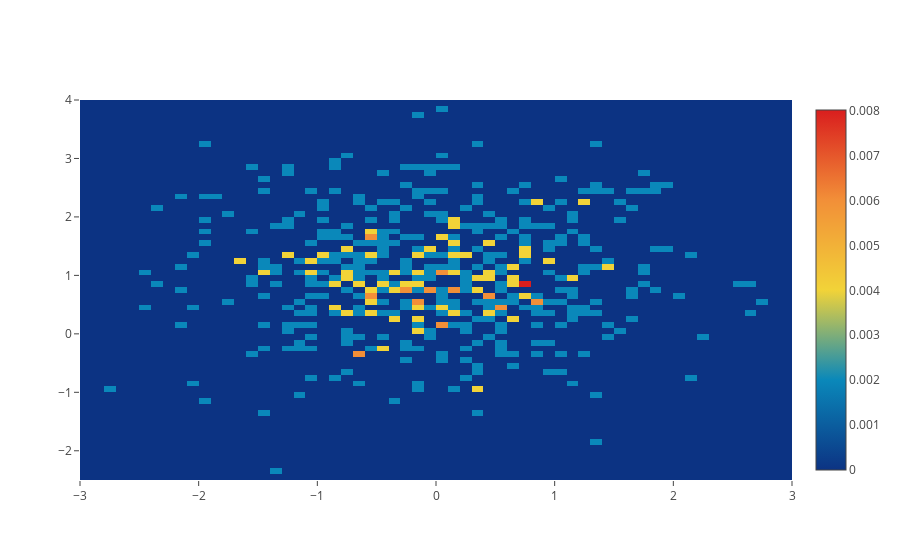

Notebook cell for this chart:
### Markdown cell above
# 2D Histogram Binning and Styling Options

### Code cell
import plotly.graph_objs as go

import numpy as np

x = np.random.randn(500)
y = np.random.randn(500)+1

data = [
    go.Histogram2d(x=x, y=y, histnorm='probability',
        autobinx=False,
        xbins=dict(start=-3, end=3, size=0.1),
        autobiny=False,
        ybins=dict(start=-2.5, end=4, size=0.1),
        colorscale=[[0, 'rgb(12,51,131)'], [0.25, 'rgb(10,136,186)'], [0.5, 'rgb(242,211,56)'], [0.75, 'rgb(242,143,56)'], [1, 'rgb(217,30,30)']]
    )
]
pyo.iplot(data)

### Figure 1 — Plotly figure (JSON) as saved in the notebook; plotly's stock layout.template omitted (floating-point values rounded to 4 significant figures; data arrays with more than 128 entries replaced by an {"elided": "..."} marker saying what was removed)
{"data": [{"autobinx": false, "autobiny": false, "colorscale": [[0, "rgb(12,51,131)"], [0.25, "rgb(10,136,186)"], [0.5, "rgb(242,211,56)"], [0.75, "rgb(242,143,56)"], [1, "rgb(217,30,30)"]], "histnorm": "probability", "type": "histogram2d", "uid": "727cff37-f157-4022-b2da-7e16c35bb19b", "x": {"elided": "500 float values"}, "xbins": {"end": 3, "size": 0.1, "start": -3}, "y": {"elided": "500 float values"}, "ybins": {"end": 4, "size": 0.1, "start": -2.5}}], "layout": {}}
